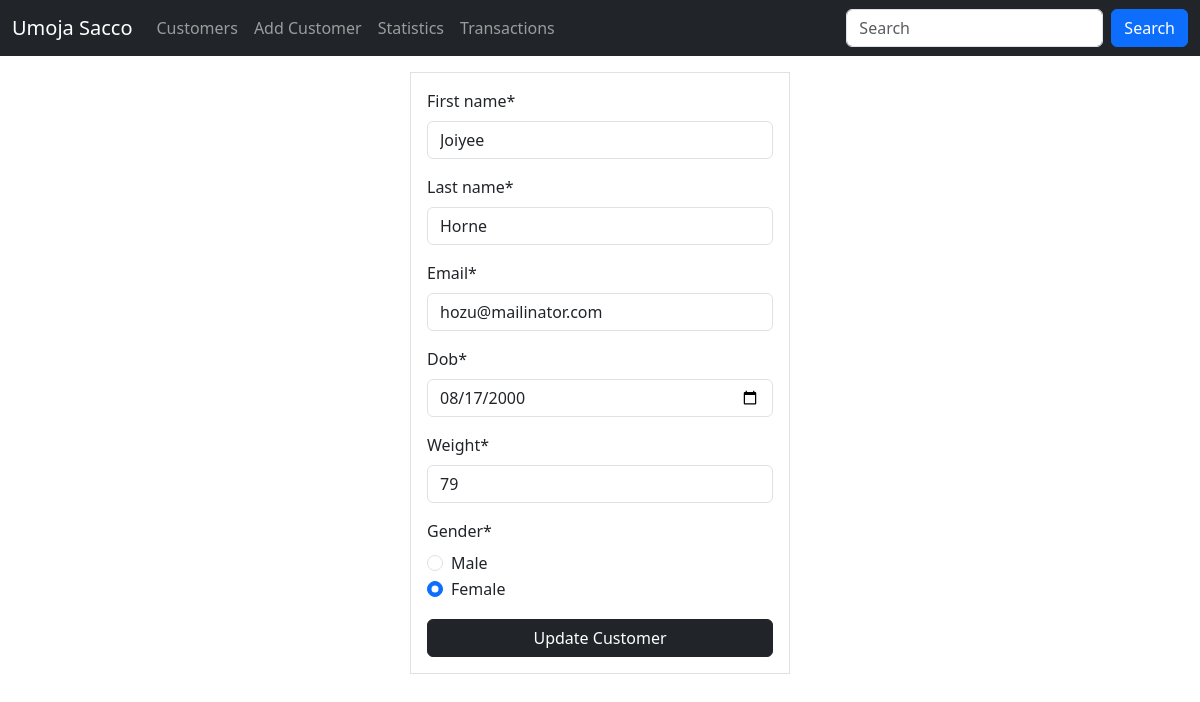
The page /customers/update/106 (signed in) on the database its author committed.
### sacco/models.py (models this page shows, shortened)
class Customer(models.Model):
    first_name = models.CharField(max_length=30)
    last_name = models.CharField(max_length=30)
    email = models.EmailField(unique=True)
    dob = models.DateField()
    gender = models.CharField(max_length=10)
    weight = models.IntegerField(default=0)
    created_at = models.DateTimeField(auto_now_add=True)
    updated_at = models.DateTimeField(auto_now=True)
    class Meta:
        db_table = 'customers'

### sacco/views.py (the view)
# urls.py: path('customers/update/<int:customer_id>', views.update_customer, name='update_customer'),
@login_required
@permission_required("sacco.change_customer", raise_exception=True)
def update_customer(request, customer_id):
    customer = get_object_or_404(Customer, id=customer_id)
    if request.method == "POST":
        form = CustomerForm(request.POST,instance=customer)
        if form.is_valid():
            form.save()
            messages.success(request, f"Customer {form.cleaned_data['first_name']} was updated!")
            return redirect('customers')
    else:
        form = CustomerForm(instance=customer)
    return render(request, 'customer_update_form.html', {'form': form})

### sacco/app_form.py
class CustomerForm(forms.ModelForm):
    gender = forms.ChoiceField(choices=GENDER_CHOICES,widget=forms.RadioSelect)
    class Meta:
        model = Customer
        fields =[ 'first_name', 'last_name', 'email', 'dob', 'weight','gender']
        widgets = {
            'dob': forms.DateInput(attrs={'type':'date', 'min':'1980-01-01','max':'2005-12-31'}),
            'weight': forms.NumberInput(attrs={'type':'number','min':35,'max':100}),
        }

### templates/customer_update_form.html (shortened to what this page needs)
{% extends 'master.html' %}
{% load crispy_forms_filters %}
{% block content %}
    <div class="container">
        <div class="row justify-content-center">
            <div class="col-sm-4 border px-3 py-3 mt-3">
                <form action=" " method="post">
                    {{ form | crispy  }}
                    <button class="btn btn-dark w-100">Update Customer</button>
                </form>
            </div>
        </div>
    </div>
{% endblock %}

### templates/master.html (style rules this page uses)
legend { font-size:1rem; }

### rows shown on the page
Customer: first_name "Joiyee", last_name "Horne", email "hozu@mailinator.com", dob "08/17/2000", weight "79", gender "☐ Male ☑ Female"
